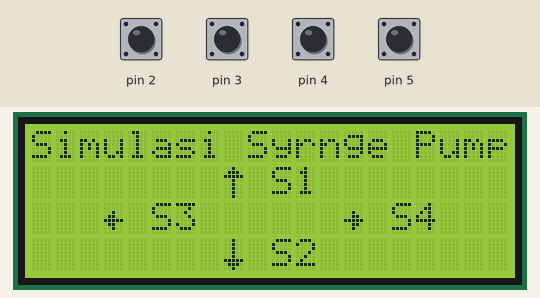
Recording of a sketch running on a simulated Arduino Uno, built with avr-gcc and run on an emulated ATmega328P. Shown: 20×4 character LCD. Inputs (shaded band) come from the test bench; at power-on: pin 2–5 HIGH. What the sketch prints to the serial monitor is not drawn.

Above: at 3.3 s.
3.4 s: pin 4 pulled LOW for 0.15 s
At 4.6 s:
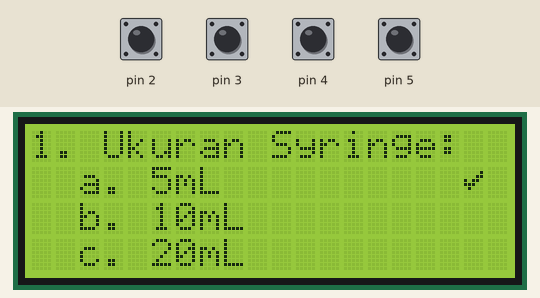
5.0 s: pin 3 pulled LOW for 0.15 s
At 5.9 s:
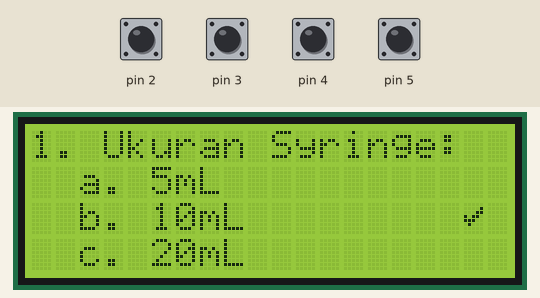
6.6 s: pin 5 pulled LOW for 0.15 s
At 7.2 s:
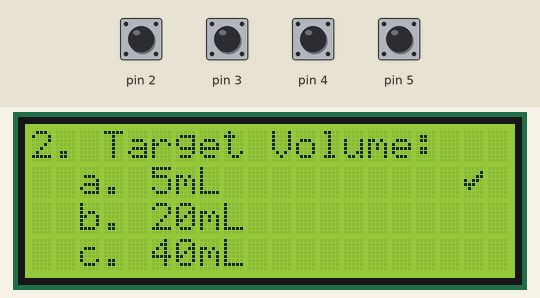
8.2 s: pin 2 pulled LOW for 0.15 s
9.8 s: pin 3 pulled LOW for 1 s
At 10.8 s:
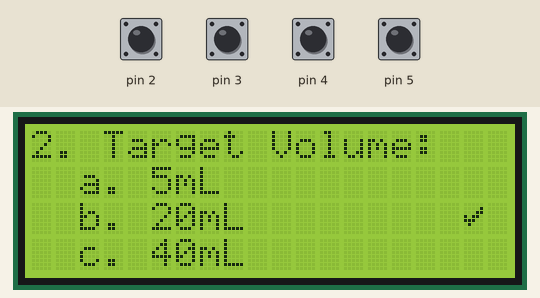
12.3 s: pin 5 pulled LOW for 1 s
At 12.7 s:
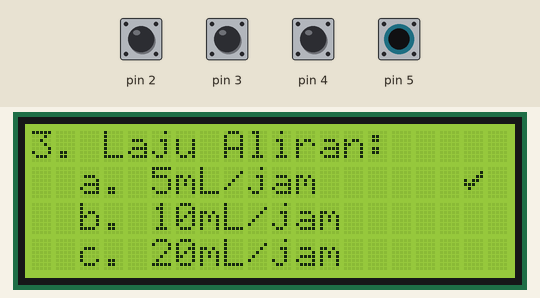
Timing chart, 0 to 15.3 s (numbered marks = the images above; inputs shaded):
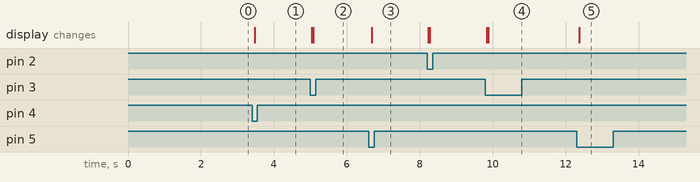

The sketch:

prog_4_1.ino
```cpp
#include <LiquidCrystal_I2C.h>
LiquidCrystal_I2C lcd(0x27, 20, 4);
byte up[] = { 0x04, 0x0E, 0x1F, 0x04, 0x04, 0x04, 0x04, 0x04 };
byte down[] = { 0x04, 0x04, 0x04, 0x04, 0x04, 0x1F, 0x0E, 0x04 };
byte prev[] = { 0x00, 0x00, 0x04, 0x0C, 0x1F, 0x0C, 0x04, 0x00 };
byte next[] = { 0x00, 0x00, 0x04, 0x06, 0x1F, 0x06, 0x04, 0x00 };
byte select[] = { 0x00, 0x01, 0x03, 0x16, 0x1C, 0x08, 0x00, 0x00 };
int hal = -1;
int pil1 = 1;
int pil2 = 1;
int pil3 = 1;
int s1a = 0;
int s2a = 0;
int s3a = 0;
int s4a = 0;
int a = 0;
int b = 0;
float c = 0.0;
void setup() {
  Serial.begin(9600);
  lcd.init();
  lcd.backlight();
  lcd.createChar(0, up);
  lcd.createChar(1, down);
  lcd.createChar(2, prev);
  lcd.createChar(3, next);
  lcd.createChar(4, select);
  lcd.setCursor(0, 0);
  lcd.print("Simulasi Syrnge Pump");
  lcd.setCursor(8, 1);
  lcd.write(0);
  lcd.print(" S1");
  lcd.setCursor(3, 2);
  lcd.write(2);
  lcd.print(" S3");
  lcd.setCursor(13, 2);
  lcd.write(3);
  lcd.print(" S4");
  lcd.setCursor(8, 3);
  lcd.write(1);
  lcd.print(" S2");
  pinMode(2, INPUT_PULLUP);
  pinMode(3, INPUT_PULLUP);
  pinMode(4, INPUT_PULLUP);
  pinMode(5, INPUT_PULLUP);
  delay(2000);
}
void loop() {
  int s1 = !digitalRead(2);  //up
  int s2 = !digitalRead(3);  //down
  int s3 = !digitalRead(4);  //prev
  int s4 = !digitalRead(5);  //next
  if (s1 != s1a && s1) {
    if (hal == 0) {
      pil1--;
      if (pil1 < 1) pil1 = 1;
      hal0();
      cek();
    }
    if (hal == 1) {
      pil2--;
      if (pil2 < 1) pil2 = 1;
      hal1();
      cek();
    }
    if (hal == 2) {
      pil3--;
      if (pil3 < 1) pil3 = 1;
      hal2();
      cek();
    }
  }
  s1a = s1;
  if (s2 != s2a && s2) {
    if (hal == 0) {
      pil1++;
      if (pil1 > 3) pil1 = 3;
      hal0();
      cek();
    }
    if (hal == 1) {
      pil2++;
      if (pil2 > 3) pil2 = 3;
      hal1();
      cek();
    }
    if (hal == 2) {
      pil3++;
      if (pil3 > 3) pil3 = 3;
      hal2();
      cek();
    }
  }
  s2a = s2;
  if (s3 != s3a && s3) {
    hal--;
    if (hal < 0) hal = 0;
    switch (hal) {
      case 0:
        hal0();
        break;
      case 1:
        hal1();
        break;
      case 2:
        hal2();
        break;
      case 3:
        hal3();
        break;
    }
    cek();
  }
  s3a = s3;
  if (s4 != s4a && s4) {
    hal++;
    if (hal > 3) hal = 3;
    switch (hal) {
      case 0:
        hal0();
        break;
      case 1:
        hal1();
        break;
      case 2:
        hal2();
        break;
      case 3:
        hal3();
        break;
    }
    cek();
  }
  s4a = s4;
}
void hal0() {
  lcd.setCursor(0, 0);
  lcd.print("1. Ukuran Syringe:  ");
  lcd.setCursor(0, 1);
  lcd.print("  a. 5mL            ");
  lcd.setCursor(0, 2);
  lcd.print("  b. 10mL           ");
  lcd.setCursor(0, 3);
  lcd.print("  c. 20mL           ");
  lcd.setCursor(18, pil1);
  lcd.write(4);
}
void hal1() {
  lcd.setCursor(0, 0);
  lcd.print("2. Target Volume:   ");
  lcd.setCursor(0, 1);
  lcd.print("  a. 5mL            ");
  lcd.setCursor(0, 2);
  lcd.print("  b. 20mL           ");
  lcd.setCursor(0, 3);
  lcd.print("  c. 40mL           ");
  lcd.setCursor(18, pil2);
  lcd.write(4);
}
void hal2() {
  lcd.setCursor(0, 0);
  lcd.print("3. Laju Aliran:     ");
  lcd.setCursor(0, 1);
  lcd.print("  a. 5mL/jam        ");
  lcd.setCursor(0, 2);
  lcd.print("  b. 10mL/jam       ");
  lcd.setCursor(0, 3);
  lcd.print("  c. 20mL/jam       ");
  lcd.setCursor(18, pil3);
  lcd.write(4);
}
void hal3() {
  lcd.setCursor(0, 0);
  lcd.print("Ukuran Syringe:   mL");
  lcd.setCursor(16, 0);
  if (pil1 == 1) lcd.print(" 5");
  if (pil1 == 2) lcd.print("10");
  if (pil1 == 3) lcd.print("20");
  lcd.setCursor(0, 1);
  lcd.print("Target Volume:  40mL");
  lcd.setCursor(16, 1);
  if (pil2 == 1) {
    lcd.print(" 5");
    a = 5;
  }
  if (pil2 == 2) {
    lcd.print("20");
    a = 20;
  }
  if (pil2 == 3) {
    lcd.print("40");
    a = 40;
  }
  lcd.setCursor(0, 2);
  lcd.print("Laju Aliran:  mL/jam");
  lcd.setCursor(12, 2);
  if (pil3 == 1) {
    lcd.print(" 5");
    b = 5;
  }
  if (pil3 == 2) {
    lcd.print("10");
    b = 10;
  }
  if (pil3 == 3) {
    lcd.print("20");
    b = 20;
  }
  lcd.setCursor(0, 3);
  lcd.print("Durasi waktu:    jam");
  c = a / b;
  lcd.setCursor(14, 3);
  lcd.print(c, 1);
}
void cek() {
  Serial.print(hal);
  Serial.print(',');
  Serial.print(pil1);
  Serial.print(',');
  Serial.print(pil2);
  Serial.print(',');
  Serial.println(pil3);
}
```

Measured:
- after the input at 3.4 s, the display: changes after 0.08 s (image 1)
- after the input at 5.0 s, the display: first changes at once (image 2 shows a later state)
- after the input at 6.6 s, the display: changes after 0.08 s (image 3)
- after the input at 9.8 s, the display: first changes at once (image 4 shows a later state)
- after the input at 12.3 s, the display: changes after 0.08 s (image 5)
